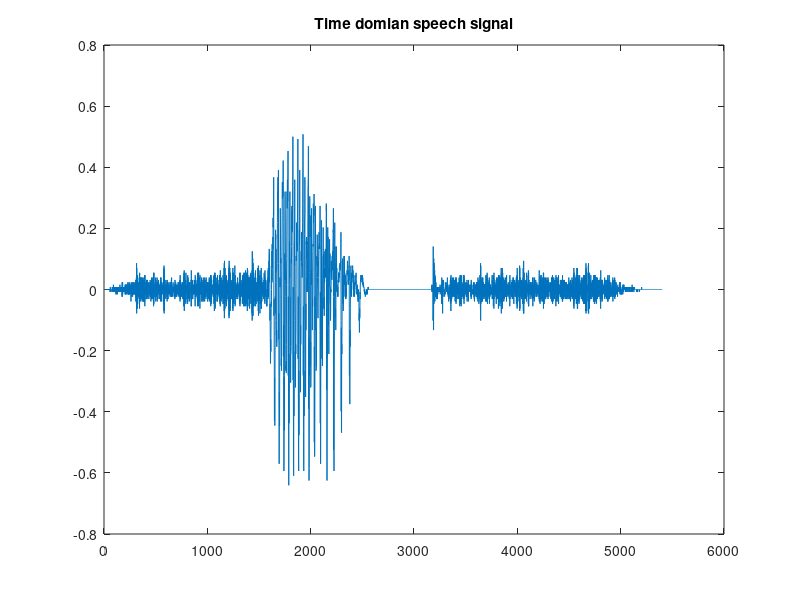

The MATLAB script that drew this image: (Note: this script raises an error after producing the figure.)
clear; clc
load('speech.mat');
fs = 8000;
%%
figure(1);
total_length = length(speech);
sound(speech,fs);
fprintf('Total number of samples in speech are: %i\n',total_length);
plot(speech);
title('Time domian speech signal');
%%
m = enframe(speech,256,256);
unvoiced_frame = m(15,:);
figure;
plot(unvoiced_frame);
title('unvoiced frame time domain signal')
joshuaplot(unvoiced_frame,fs,'unvoiced');
%%
voiced_frame = m(9,:);
figure;
plot(voiced_frame);
title('voiced frame time domain signal')
joshuaplot(voiced_frame,fs,'voiced');
%%
%recObj = audiorecorder;
%disp('Start speaking.')
%recordblocking(recObj, 5);
%disp('End of Recording.');
%%
%play(recObj);
[y fs]= audioread('my_recording.wav');
k = enframe(y,256,256);
figure;
plot(y);
%%
 voiced = k(66,:);
 unvoiced = k (118,:); 
 figure;
 plot(voiced);
 title('voiced frame time domain signal')
 figure;
 plot(unvoiced);
 title('unvoiced frame time domain signal')
joshuaplot(unvoiced,fs,'unvoiced');
joshuaplot(voiced,fs,'voiced');
%%
soundsc(y);





